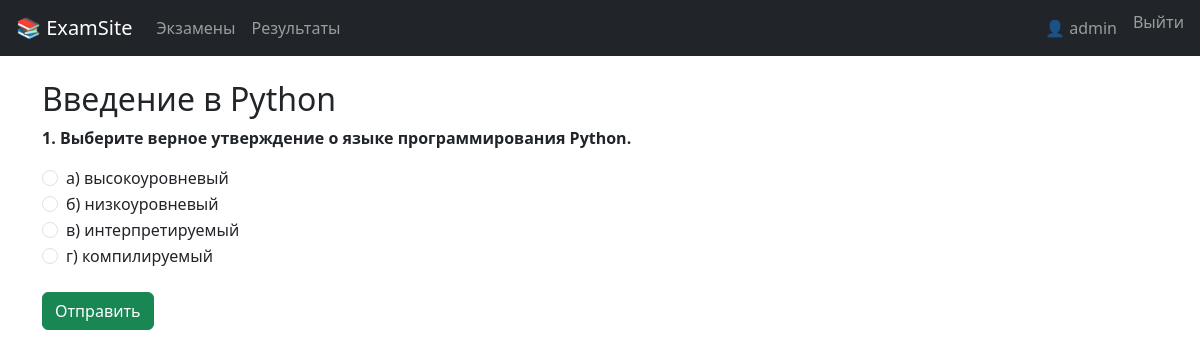
The page /exam/1/ (signed in) on the database its author committed.
### exams/models.py (models this page shows, shortened)
class Exam(models.Model):
    title = models.CharField(max_length=255)
    description = models.TextField(blank=True)
    created_by = models.ForeignKey(User, on_delete=models.CASCADE)
    time_limit_minutes = models.PositiveIntegerField(default=30)

class Question(models.Model):
    exam = models.ForeignKey(Exam, on_delete=models.CASCADE, related_name='questions')
    text = models.TextField()

class Answer(models.Model):
    question = models.ForeignKey(Question, on_delete=models.CASCADE, related_name='answers')
    text = models.CharField(max_length=255)
    is_correct = models.BooleanField(default=False)

### exams/views.py (the view)
# urls.py: path('exam/<int:pk>/', views.take_exam, name='take_exam'),
@login_required
def take_exam(request, pk):
    exam = get_object_or_404(Exam, pk=pk)
    return render(request, 'exams/take_exam.html', {'exam': exam})

### exams/templates/exams/take_exam.html (shortened to what this page needs)
{% extends "exams/base.html" %}
{% block content %}
<h2>{{ exam.title }}</h2>
<form method="post" action="{% url 'submit_exam' exam.pk %}">
    {% for question in exam.questions.all %}
    <div class="mb-4">
        <p><strong>{{ forloop.counter }}. {{ question.text }}</strong></p>
        {% for answer in question.answers.all %}
        <div class="form-check">
            <input class="form-check-input" type="radio" name="{{ question.id }}" value="{{ answer.id }}" id="q{{ question.id }}a{{ answer.id }}">
            <label class="form-check-label" for="q{{ question.id }}a{{ answer.id }}">
                {{ answer.text }}
            </label>
        </div>
        {% endfor %}
    </div>
    {% endfor %}
    <button type="submit" class="btn btn-success">Отправить</button>
</form>
{% endblock %}

### exams/templates/exams/base.html (shortened to what this page needs)
<!DOCTYPE html>
<html lang="ru">
<head>
    <link href="https://cdn.jsdelivr.net/npm/bootstrap@5.3.0/dist/css/bootstrap.min.css" rel="stylesheet">
    <link href="https://cdn.jsdelivr.net/npm/bootstrap-icons@1.10.5/font/bootstrap-icons.css" rel="stylesheet">
</head>
<body>
<nav class="navbar navbar-expand-lg navbar-dark bg-dark px-3">
    <a class="navbar-brand" href="{% url 'home' %}">📚 ExamSite</a>
    <div class="navbar-nav me-auto">
        <a class="nav-link" href="{% url 'home' %}">Экзамены</a>
        {% if user.is_authenticated %}
            <a class="nav-link" href="{% url 'results' %}">Результаты</a>
        {% endif %}
    </div>
    <div class="navbar-nav">
        {% if user.is_authenticated %}
            <span class="navbar-text me-3">👤 {{ user.username }}</span>
            <form method="post" action="{% url 'logout' %}">
                <button type="submit" class="btn btn-link nav-link" style="display:inline; padding: 0; border: none;">
                    Выйти
                </button>
            </form>
        {% else %}
            <a class="nav-link" href="{% url 'login' %}">Войти</a>
            <a class="nav-link" href="{% url 'register' %}">Регистрация</a>
        {% endif %}
    </div>
</nav>
<div class="container mt-4">
    {% block content %}
    {% endblock %}
</div>
</body>
</html>

### rows shown on the page
Exam: title "Введение в Python"
Question: text "Выберите верное утверждение о языке программирования Python."
Answer: text "а) высокоуровневый"
Answer: text "б) низкоуровневый"
Answer: text "в) интерпретируемый"
Answer: text "г) компилируемый"

### other values the page prints
{{ user.username }} "admin"
